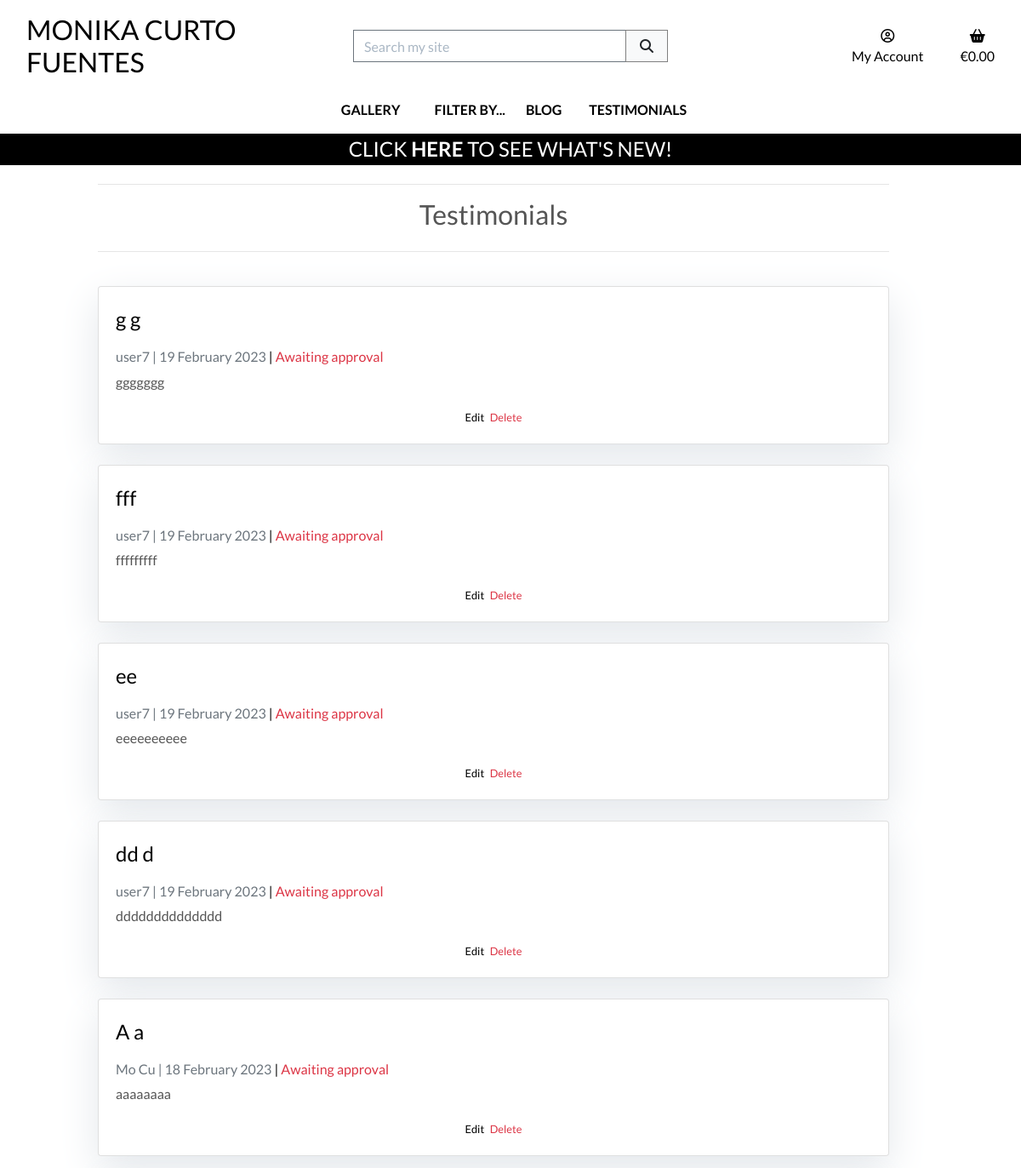
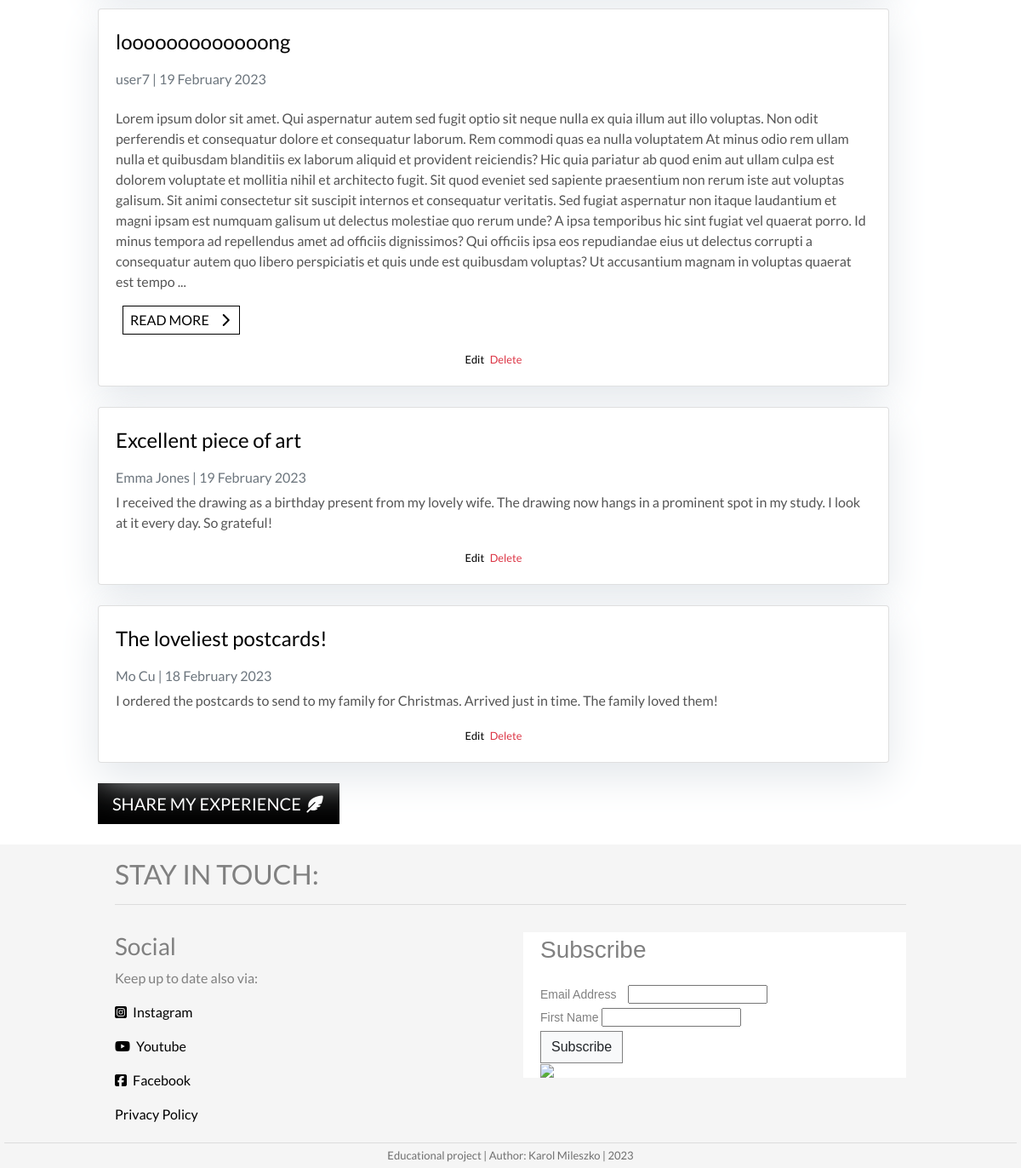
Page /testimonials/ (signed in) on the earlier database version (2 pictures, top to bottom).
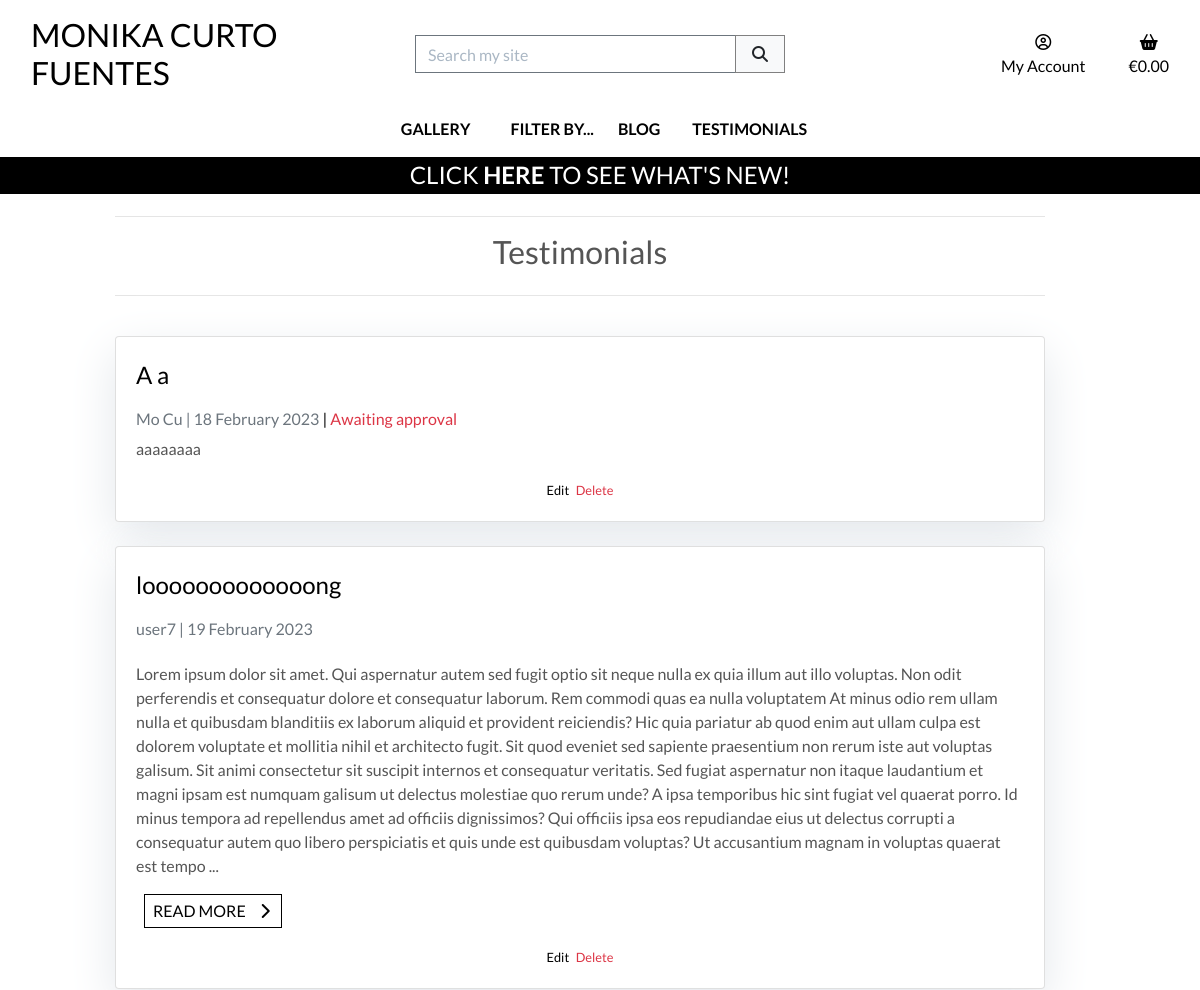
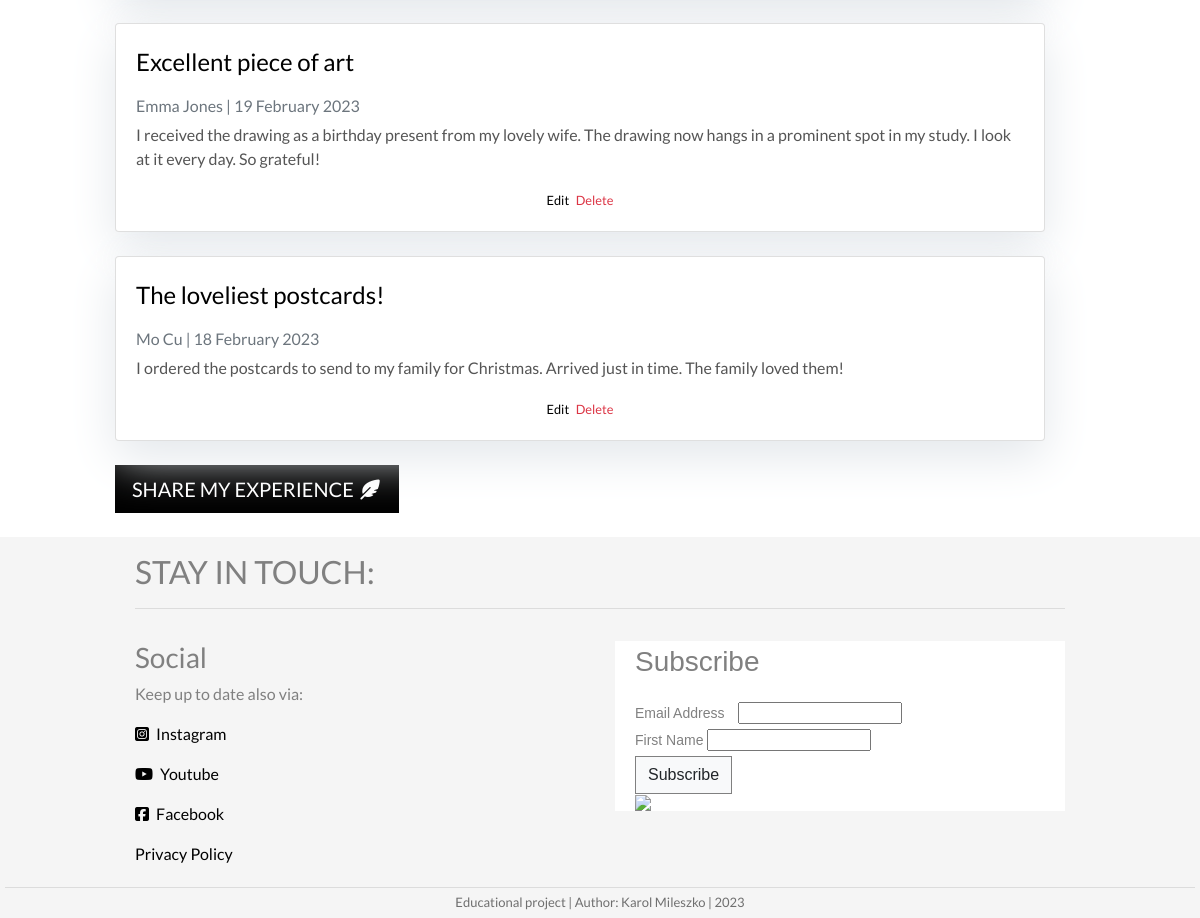
Same page on the later database version (2 pictures, top to bottom).
### testimonials/models.py (models this page shows, shortened)
class Testimonial(models.Model):
    class Meta:
        ordering = ['-created_on']
    title = models.CharField(
        max_length=150,
        null=True,
        blank=True)
    author = models.ForeignKey(
        User,
        on_delete=models.SET_NULL,
        related_name="testimonials",
        null=True,
        blank=True)
    content = models.TextField()
    created_on = models.DateTimeField(
        auto_now_add=True)
    updated_on = models.DateTimeField(
        auto_now=True)
    priority = models.CharField(
        max_length=10,
        choices=PRIORITY_CHOICES,
        default="3 - Normal",
        null=True,
        blank=True)
    live = models.BooleanField(
        default=False)

### testimonials/views.py (the view)
class TestimonialList(generic.ListView):
    model = Testimonial
    testimonials = Testimonial.objects.all()
    template_name = 'testimonials/testimonials.html'
    ordering = ['live', 'priority', '-created_on']
    def get_queryset(self):
        queryset = super().get_queryset()
        if self.request.user.is_staff:
            return queryset
        return queryset.filter(live=True)

### bag/contexts.py (called while the page is built, shortened)
def bag_contents(request):
    bag_items = []
    total = 0
    product_count = 0
    bag = request.session.get('bag', {})
    if total < settings.FREE_DELIVERY_THRESHOLD and total > 0:
        min_charge = settings.DELIVERY_MIN_CHARGE
        delivery = max(
            total * Decimal(settings.STANDARD_DELIVERY_PERCENTAGE / 100),
            min_charge)
        free_delivery_delta = settings.FREE_DELIVERY_THRESHOLD - total
    else:
        delivery = 0
        free_delivery_delta = 0
    grand_total = delivery + total
    context = {
        'bag_items': bag_items,
        'total': total,
        'product_count': product_count,
        'delivery': delivery,
        'free_delivery_delta': free_delivery_delta,
        'free_delivery_threshold': settings.FREE_DELIVERY_THRESHOLD,
        'grand_total': grand_total,
    }
    return context

### testimonials/templates/testimonials/testimonials.html (shortened to what this page needs)
{% extends "base.html" %}
{% load static %}
{% block page_header %}
    {% include "includes/page_header.html" with title="Testimonials" subtitle="" %}
{% endblock %}
{% block content %}
    <div class="overlay"></div>
    <div class="container mb-4 col-12 col-md-10 offset-md-1">
        <div class="row">
            <div class="col">
                {% if testimonial_list|length > 0 %}
                    {% for testimonial in testimonial_list %}
                        <div class="card mb-4">
                            <div class="card-body">
                                <a href="{% url 'testimonial_detail' testimonial.id  %}"
                                    <p class="card-title">{{ testimonial.title }}<p>
                                </a>
                                <p class="card-text text-muted h6">
                                    {{ testimonial.author.get_full_name|default:testimonial.author.username }}
                                    | {{ testimonial.created_on | date:"d F Y"}}
                                    {% if request.user.is_staff and not testimonial.live %}
                                        <a href="{% url 'testimonial_edit' testimonial.id %}"  class="mr-1">
                                            |
                                            <span class="text-danger">
                                                Awaiting approval
                                            </span>
                                        </a>
                                    {% endif %}
                                </p>
                                <div class="row">
                                    <div class="card-text col">
                                        <p>
                                            {{ testimonial.content|safe|stringformat:".1000s" }}
                                            {% if testimonial.content|length > 1000 %}
                                                ...
                                                </p>
                                                <p>
                                                    <a href="{% url 'testimonial_detail' testimonial.id  %}"
                                                        class="btn btn-outline-black rounded-0 px-1 py-1 mx-2">
                                                        <span class="text-uppercase mx-1">Read more</span>
                                                        <span class="icon">
                                                            <i class="fas fa-chevron-right"></i>
                                                        </span>
                                                    </a>
                                            {% endif %}
                                        </p>
                                    </div>
                                </div>
                                {% if request.user.is_staff %}
                                <div class="text-center">
                                    <small>
                                        <a href="{% url 'testimonial_edit' testimonial.id %}"  class="mr-1">Edit</a>
                                        <a href="{% url 'testimonial_delete' testimonial.id %}" class="text-danger">Delete</a>
                                    </small>
                                </div>
                                {% endif %}
                            </div>
                        </div>
                    {% endfor %}
                    <a href="{% url 'testimonial_add' %}" class="btn btn-black rounded-0 btn-lg">
                        <span class="text-uppercase">Share my experience</span>
                        <span class="icon">
                            <i class="fas fa-feather-alt"></i>
                        </span>
                    </a>
                {% endif %}
            </div>
        </div>
    </div>
{% endblock %}

Differences in the rows shown:
removed Testimonial: title "g g", author.get_full_name "user7", created_on "19 February 2023", live "Awaiting approval", content "ggggggg"
removed Testimonial: title "fff", author.get_full_name "user7", created_on "19 February 2023", live "Awaiting approval", content "fffffffff"
removed Testimonial: title "ee", author.get_full_name "user7", created_on "19 February 2023", live "Awaiting approval", content "eeeeeeeeee"
removed Testimonial: title "dd d", author.get_full_name "user7", created_on "19 February 2023", live "Awaiting approval", content "dddddddddddddd"
